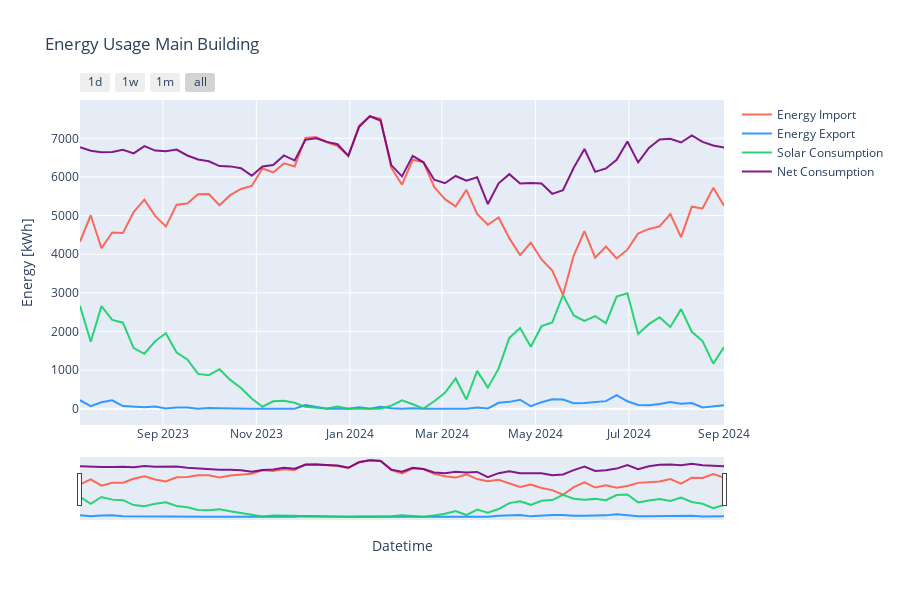

Write notebook code for a chart like this one.
### Markdown cell above
## Renewable Energy Impact

### Code cell
daily_main = pipe.get_weekly_consumption(BuilingIdsEnum.MAIN)
plot_cols =[
    ColumnParam("value_import", "Energy Import"),
    ColumnParam("value_export", "Energy Export"),
    ColumnParam("solar_consumption", "Solar Consumption"),
    # net
    ColumnParam("net_consumption", "Net Consumption"),
]
# trim
daily_main = daily_main.iloc[1:-1]
plot_energy_usage(daily_main, plot_cols,
                  titel="Energy Usage Main Building",
                  yaxis_title="Energy [kWh]",
                  tozeroy=False,
                  )
